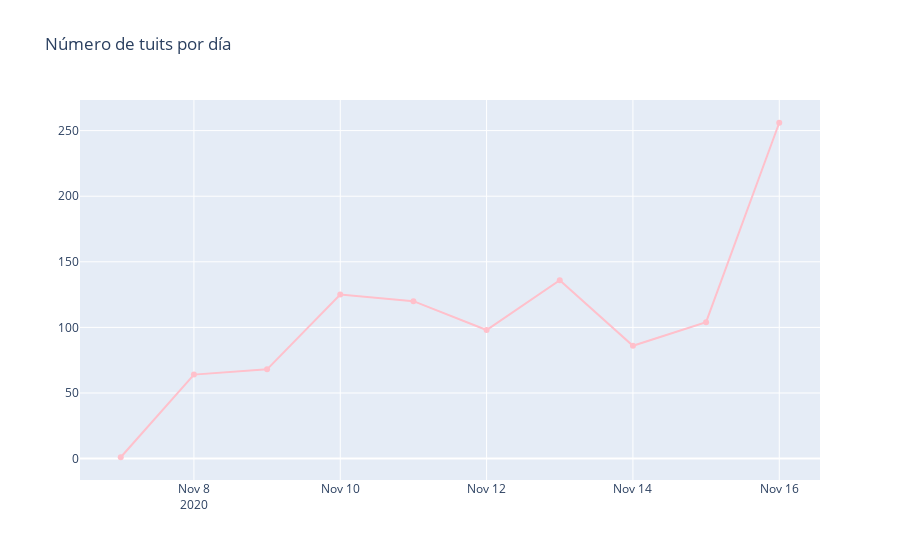

Write notebook code for a chart like this one.
### Code cell
trace = go.Scatter(x=temp.fecha.values,
                   y=temp.cnt.values,
                   text=[f"Fecha: {f}<br>Tuits: {c}" for f,c in zip(temp.fecha.values,temp.cnt.values)],
                   hoverinfo='text',
                   mode='lines+markers',
                   name='Días',
                   line={'color':'pink'})

layout = go.Layout(title='Número de tuits por día')

fig = go.Figure(data=[trace], layout=layout)
iplot(fig)

### Figure 1 — Plotly figure (JSON) as saved in the notebook; plotly's stock layout.template omitted (floating-point values rounded to 4 significant figures)
{"data": [{"hoverinfo": "text", "line": {"color": "pink"}, "mode": "lines+markers", "name": "Días", "text": ["Fecha: 2020-11-07<br>Tuits: 1", "Fecha: 2020-11-08<br>Tuits: 64", "Fecha: 2020-11-09<br>Tuits: 68", "Fecha: 2020-11-10<br>Tuits: 125", "Fecha: 2020-11-11<br>Tuits: 120", "Fecha: 2020-11-12<br>Tuits: 98", "Fecha: 2020-11-13<br>Tuits: 136", "Fecha: 2020-11-14<br>Tuits: 86", "Fecha: 2020-11-15<br>Tuits: 104", "Fecha: 2020-11-16<br>Tuits: 256"], "type": "scatter", "x": ["2020-11-07", "2020-11-08", "2020-11-09", "2020-11-10", "2020-11-11", "2020-11-12", "2020-11-13", "2020-11-14", "2020-11-15", "2020-11-16"], "y": [1, 64, 68, 125, 120, 98, 136, 86, 104, 256]}], "layout": {"title": {"text": "Número de tuits por día"}}}
